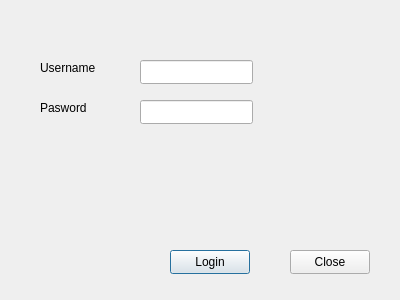
<?xml version="1.0" encoding="UTF-8"?>
<ui version="4.0">
 <class>userLoginForm</class>
 <widget class="QDialog" name="userLoginForm">
  <property name="geometry">
   <rect>
    <x>0</x>
    <y>0</y>
    <width>400</width>
    <height>300</height>
   </rect>
  </property>
  <property name="windowTitle">
   <string>Dialog</string>
  </property>
  <widget class="QPushButton" name="loginButton">
   <property name="geometry">
    <rect>
     <x>170</x>
     <y>250</y>
     <width>80</width>
     <height>24</height>
    </rect>
   </property>
   <property name="text">
    <string>Login</string>
   </property>
  </widget>
  <widget class="QPushButton" name="closeButton">
   <property name="geometry">
    <rect>
     <x>290</x>
     <y>250</y>
     <width>80</width>
     <height>24</height>
    </rect>
   </property>
   <property name="text">
    <string>Close</string>
   </property>
  </widget>
  <widget class="QLabel" name="label">
   <property name="geometry">
    <rect>
     <x>40</x>
     <y>60</y>
     <width>62</width>
     <height>16</height>
    </rect>
   </property>
   <property name="text">
    <string>Username</string>
   </property>
  </widget>
  <widget class="QLabel" name="label_2">
   <property name="geometry">
    <rect>
     <x>40</x>
     <y>100</y>
     <width>62</width>
     <height>16</height>
    </rect>
   </property>
   <property name="text">
    <string>Pasword</string>
   </property>
  </widget>
  <widget class="QLineEdit" name="userName">
   <property name="geometry">
    <rect>
     <x>140</x>
     <y>60</y>
     <width>113</width>
     <height>24</height>
    </rect>
   </property>
  </widget>
  <widget class="QLineEdit" name="userPasswd">
   <property name="geometry">
    <rect>
     <x>140</x>
     <y>100</y>
     <width>113</width>
     <height>24</height>
    </rect>
   </property>
   <property name="echoMode">
    <enum>QLineEdit::Password</enum>
   </property>
  </widget>
 </widget>
 <resources/>
 <connections/>
</ui>
